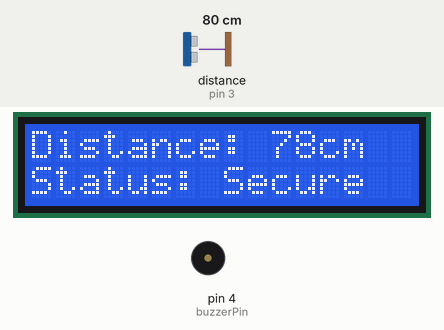
The sketch below on a simulated Arduino Uno, built with avr-gcc and run on an emulated ATmega328P. On the bench: 16×2 character LCD, buzzer (waves = sounding, pin HIGH). Wiring (inferred from the names in the program): ultrasonic range finder: trigger pin 2; echo pin 3. The test bench sets the inputs (shaded band); at power-on: distance to the obstacle (sensor on pin 3) 80 cm. The echo pulse lasts 58.3 µs per cm; pins used as bus, display or sensor lines are not drawn.

Above: at 2.2 s.
2.3 s: distance to the obstacle (sensor on pin 3) set to 12 cm
At 2.53 s:
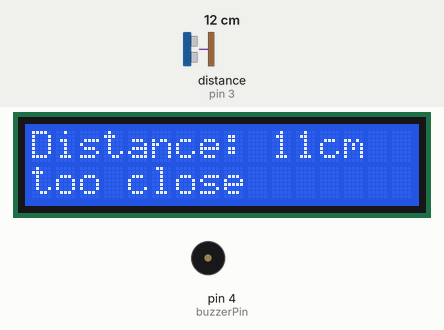
4.1 s: distance to the obstacle (sensor on pin 3) set to 17 cm
At 5.2 s:
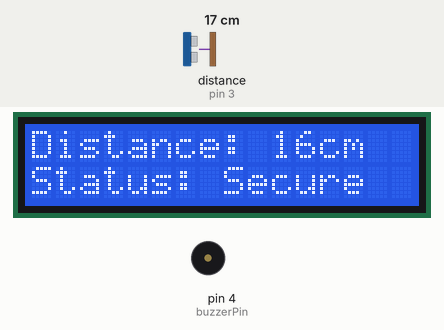
5.7 s: distance to the obstacle (sensor on pin 3) set to 2 cm
At 5.9 s:
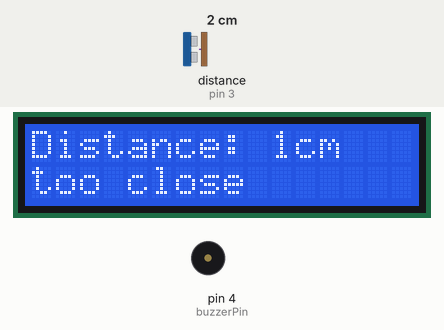
7.2 s: distance to the obstacle (sensor on pin 3) set to 60 cm
At 8.1 s:
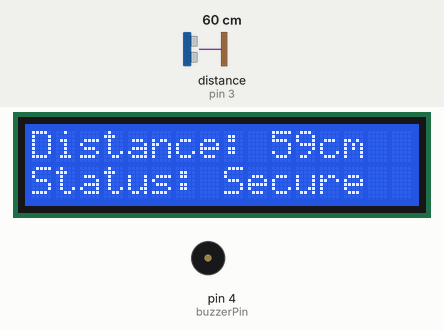
10.2 s: distance to the obstacle (sensor on pin 3) set to 12 cm
At 10.43 s:
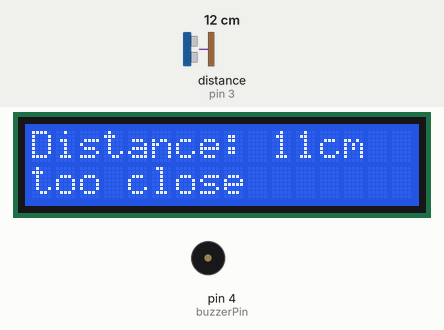
Timing chart, 0 to 14.2 s (numbered marks = the images above; inputs shaded):
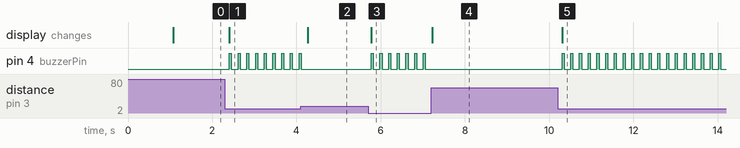

The sketch:

securitySensor.ino
```cpp
#include <LiquidCrystal.h>
LiquidCrystal lcd(7, 8, 9, 10, 11, 12); // setting up the lcd screen

const int trigPin = 2;
const int echoPin = 3;
const int buzzerPin = 4;

void setup() {
  lcd.begin(16, 2);
  pinMode(trigPin, OUTPUT);
  pinMode(echoPin, INPUT);
  pinMode(buzzerPin, OUTPUT);

  lcd.print("Starting");
  delay(1000);
}

void loop() {
  long duration;
  int distance;

  digitalWrite(trigPin, LOW);
  delayMicroseconds(2);
  digitalWrite(trigPin, HIGH);
  delayMicroseconds(10);
  digitalWrite(trigPin, LOW);

  // Measuring the distance it takes to recieve signal back
  duration = pulseIn(echoPin, HIGH);
  distance = duration * 0.034 / 2;

  lcd.clear();
  lcd.setCursor(0, 0);
  lcd.print("Distance: ");
  lcd.print(distance);
  lcd.print("cm");

  if (distance > 0 && distance < 15) {
    lcd.setCursor(0, 1);
    lcd.print("too close"); // if within 15
    digitalWrite(buzzerPin, HIGH);
    delay(50);
    digitalWrite(buzzerPin, LOW);
    delay(50);
  } else {
    lcd.setCursor(0, 1);
    lcd.print("Status: Secure");
  }

  delay(100);
}
```

Measured:
- the behaviour switches between 15 and 16 cm on distance to the obstacle (sensor on pin 3) (found by bisection; images 1 and 2)
- after the input at 2.3 s, pin 4 (buzzerPin): alternates HIGH for 0.05 s and LOW for 0.16 s, starting after 0.11 s; the display: changes after 0.11 s (image 1)
- after the input at 4.1 s, pin 4 (buzzerPin): goes on until 4.1 s, then stays LOW; the display: changes after 0.17 s (image 2)
- after the input at 5.7 s, pin 4 (buzzerPin): alternates HIGH for 0.05 s and LOW for 0.16 s, starting after 0.08 s; the display: changes after 0.08 s (image 3)
- after the input at 7.2 s, pin 4 (buzzerPin): stops changing and stays LOW; the display: changes at once (image 4)
- after the input at 10.2 s, pin 4 (buzzerPin): alternates HIGH for 0.05 s and LOW for 0.16 s, starting after 0.11 s; the display: changes after 0.11 s (image 5)
